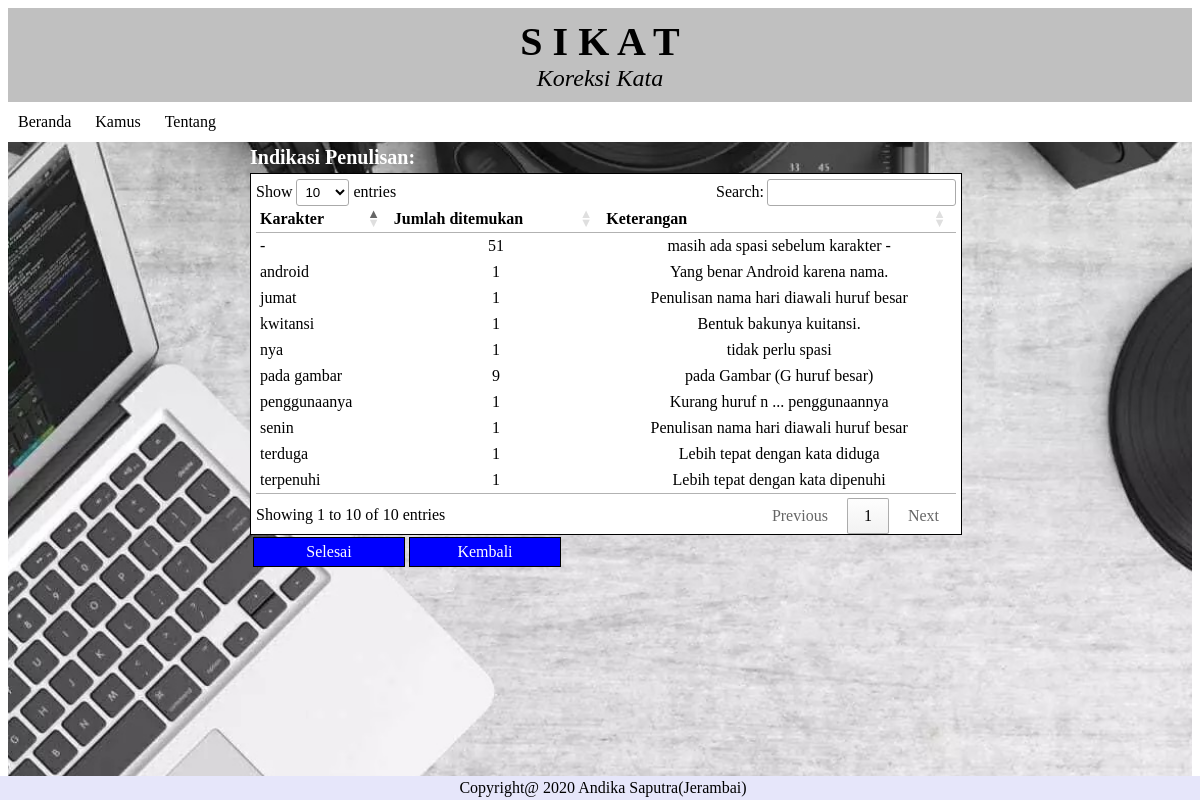
/cekat/file/karakter.php, run on an earlier commit of the app's database.
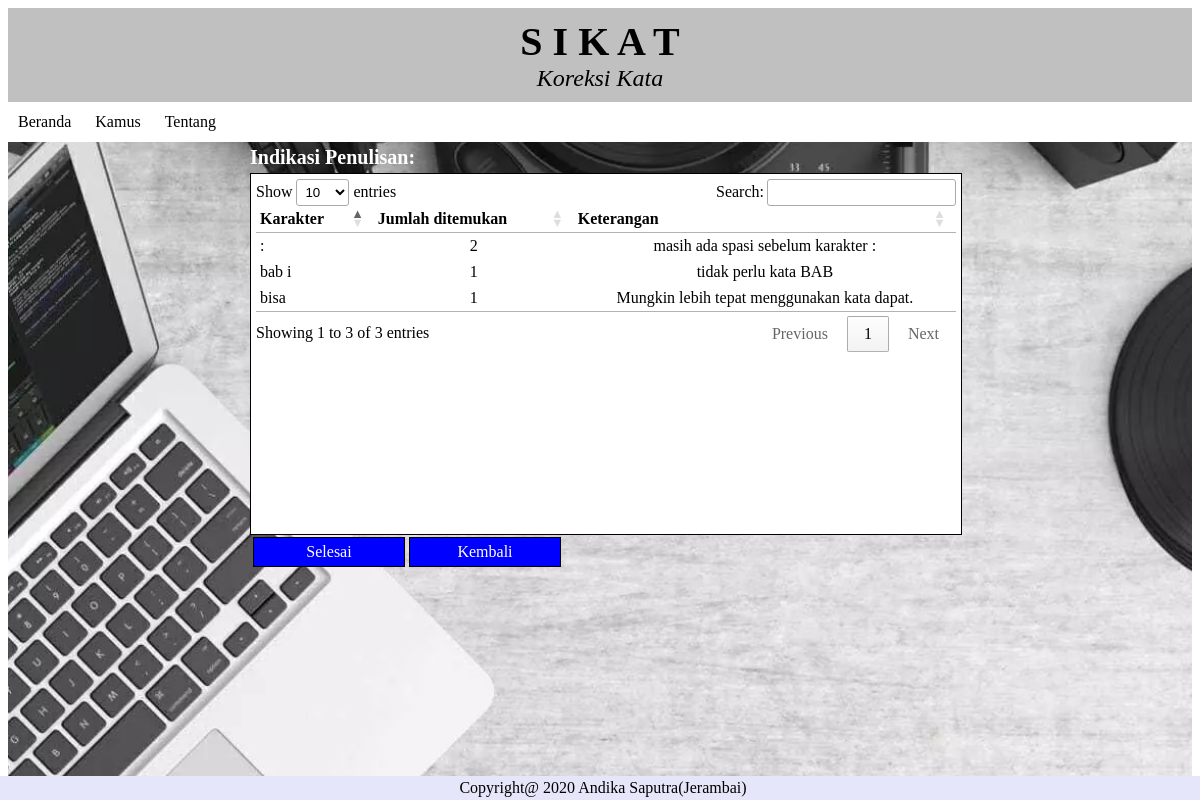
And on a later commit of the database.
### tables this page shows
CREATE TABLE `karakter` (
  `id` int(4) NOT NULL,
  `jumlah` int(10) NOT NULL DEFAULT '0',
  `karakter` char(46) DEFAULT NULL,
  `keterangan` char(68) DEFAULT NULL
);

### cekat/file/karakter.php (the view, shortened to what this page needs)
<html>
<head>
	<link rel="stylesheet" type="text/css" href="../style.css">
	<link rel="stylesheet" type="text/css" href="//cdn.datatables.net/1.10.19/css/jquery.dataTables.min.css">
  </head>
<body>
	<div class="latar">
	<div class="header">
	<header>
		<header class="judul"><b>S  I  K  A  T</b></header>
		<header class="deskripsi"><i>Koreksi Kata</i></header>
	</header>
	</div>
	<div id="menu">
	<?php include("../menubar.php"); ?>
	</div>
	<div class="tengah">
	<h2>Indikasi Penulisan:</h2>
	<div class = "auto">
	<table id="contact-detail" class="compact" cellspacing="0" width="100%">
<thead>
	<tr>
		<th>Karakter</th>
		<th>Jumlah ditemukan</th>
		<th>Keterangan</th>
	</tr>
</thead>
<tbody>
<?php
include "../koneksi.php";
$tampil=mysqli_query($conn,"SELECT karakter, jumlah, keterangan FROM karakter order by karakter desc");
	foreach($tampil as $kuy){
		if ($kuy['jumlah']==0) continue;
    echo "
		<tr>
		<td>".$kuy['karakter']."</td>
		<td align='center'>".$kuy['jumlah']."</td>
		<td align='center'>".$kuy['keterangan']."</td>
		</tr>
		";
    }
?>
</tbody>
</table>
</div>
<table>
<tr>
	<td align="center"><a href="baqo.php?data=upload" type="submit">Selesai</a></td>
  <td align="center"><a href="baqo.php?data=baca" type="submit">Kembali</a></td>
</tr>
</table>
</div>
<div id="footer">
Copyright@ 2020  Andika Saputra(Jerambai)
</div>
</div>
</body>
</html>

What changed in the data, as far as the page shows it:
no longer on this page (row edited): karakter: karakter "terpenuhi", jumlah "1", keterangan "Lebih tepat dengan kata dipenuhi"
no longer on this page (row edited): karakter: karakter "terduga", jumlah "1", keterangan "Lebih tepat dengan kata diduga"
no longer on this page (row edited): karakter: karakter "senin", jumlah "1", keterangan "Penulisan nama hari diawali huruf besar"
no longer on this page (row edited): karakter: karakter "penggunaanya", jumlah "1", keterangan "Kurang huruf n ... penggunaannya"
no longer on this page (row edited): karakter: karakter "pada gambar", jumlah "9", keterangan "pada Gambar (G huruf besar)"
no longer on this page (row edited): karakter: karakter "kwitansi", jumlah "1", keterangan "Bentuk bakunya kuitansi."
no longer on this page (row edited): karakter: karakter "jumat", jumlah "1", keterangan "Penulisan nama hari diawali huruf besar"
no longer on this page (row edited): karakter: karakter "android", jumlah "1", keterangan "Yang benar Android karena nama."
no longer on this page (row edited): karakter: karakter "nya", jumlah "1", keterangan "tidak perlu spasi"
no longer on this page (row edited): karakter: karakter "-", jumlah "51", keterangan "masih ada spasi sebelum karakter -"
now on this page (row edited): karakter: karakter "bisa", jumlah "1", keterangan "Mungkin lebih tepat menggunakan kata dapat."
now on this page (row edited): karakter: karakter "bab i", jumlah "1", keterangan "tidak perlu kata BAB"
now on this page (row edited): karakter: karakter ":", jumlah "2", keterangan "masih ada spasi sebelum karakter :"
Also different on the page:
text written by a page script: "Show entries Search: Showing 1 to 10 of 10 entries Previous 1 Next" → "Show entries Search: Showing 1 to 3 of 3 entries Previous 1 Next"
